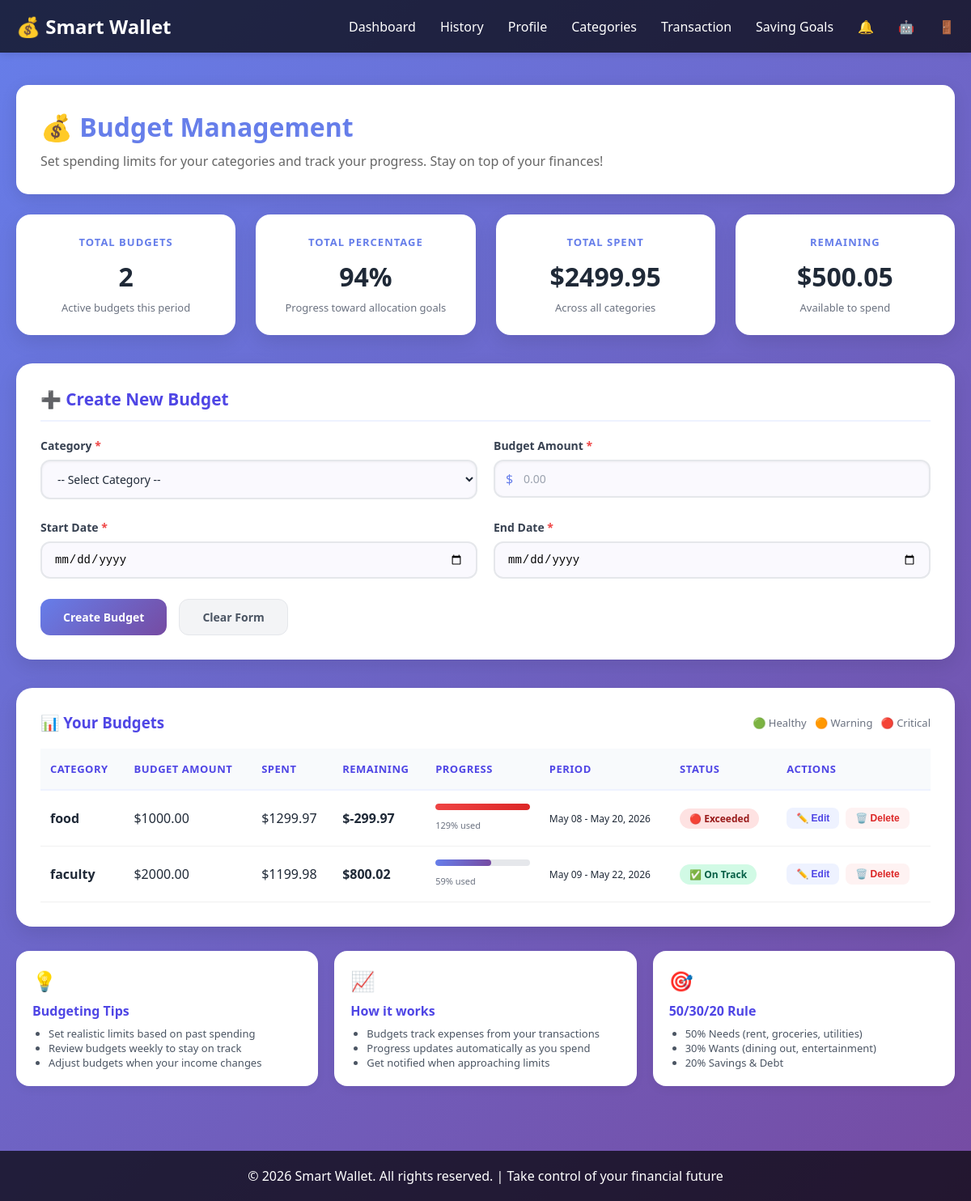
The app's page /transaction/budgets/ (signed in), older data.
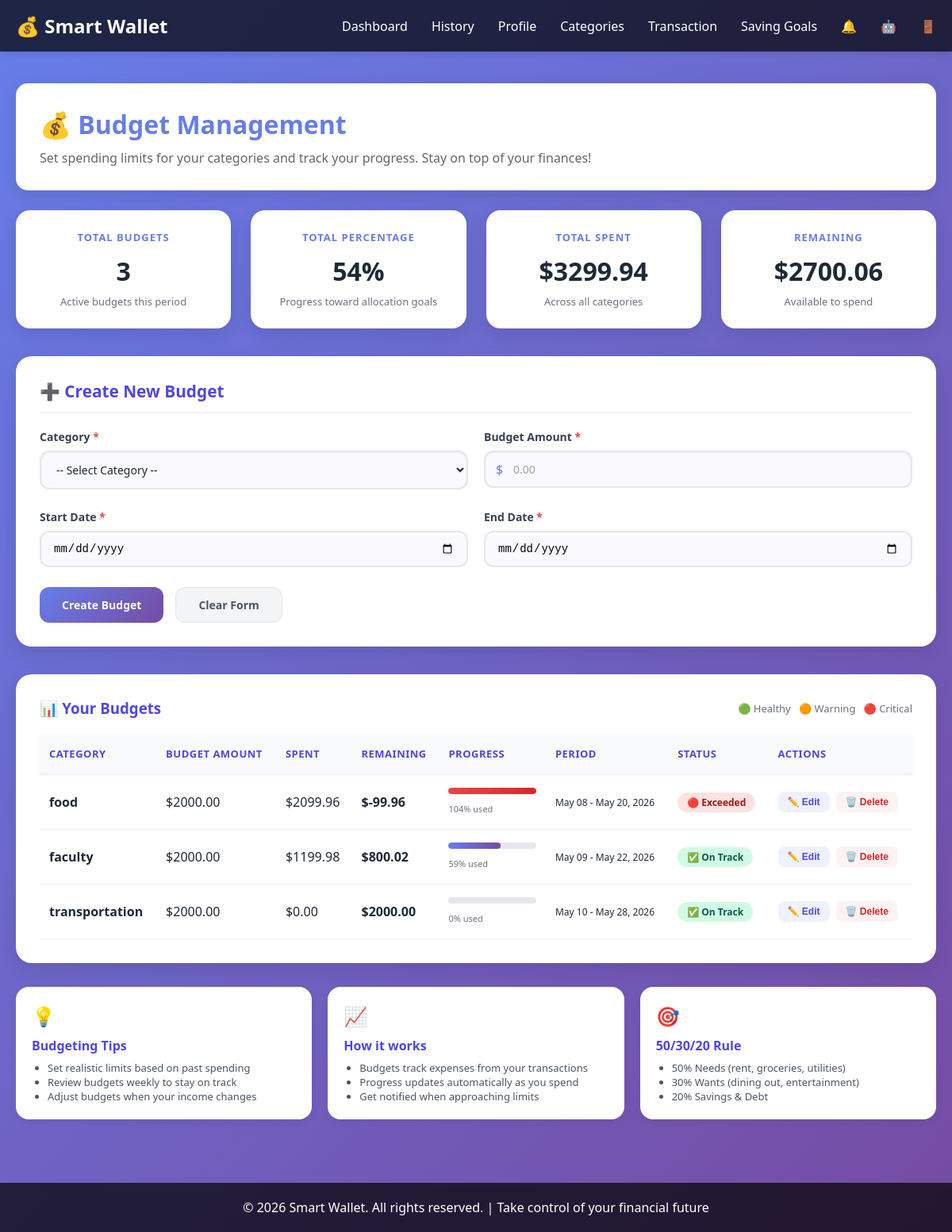
The same page, newer data.
### transactions/models.py (models this page shows, shortened)
class Budget(models.Model):
    wallet = models.ForeignKey('user.Wallet', on_delete=models.CASCADE, related_name='budgets')
    status_choices=[
        ('active','Active'),
        ('expired','Expired'),
        ('completed','Completed')
    ]
    category = models.ForeignKey(
        Category,
        on_delete=models.CASCADE,
        related_name='budgets'
    )
    status=models.CharField(max_length=255,choices=status_choices,default='active')
    amount = models.DecimalField(max_digits=10, decimal_places=2)
    spended = models.DecimalField(max_digits=10, decimal_places=2, default=0)
    start_at = models.DateField()
    end_at = models.DateField()
    percentage = models.IntegerField(default=0)
    remaining = models.DecimalField(max_digits=10, decimal_places=2, default=0)

class Category(models.Model):
    wallet = models.ForeignKey('user.Wallet', on_delete=models.CASCADE, related_name='categories')
    name = models.CharField(max_length=255)
    class Meta:
        unique_together = ('wallet', 'name')

### transactions/views.py (the view, shortened to what this page needs)
@login_required
def view_budget(request):
    user = request.user
    wallet = user.wallet
    categories = trans_models.Category.objects.filter(wallet=wallet)
    budgets = trans_models.Budget.objects.filter(wallet=wallet)
    total_percantage = budgets.aggregate(
            total=Sum('percentage')
        )['total'] or 0
    num_of_budgets = budgets.aggregate(
            total=Count('id')
        )['total'] or 0
    try:
        percentage = total_percantage / num_of_budgets or 0
    except:
        percentage = 0
    total_spent = budgets.aggregate(
            total=Sum('spended')
        )['total'] or 0
    total_remaining = budgets.aggregate(
            total=Sum('remaining')
        )['total'] or 0
    context = {
        'categories': categories,
        'budgets': budgets,
        'editing_budget': None,
        'total_spent':total_spent,
        'total_remaining':total_remaining,
        'total_percentage' : percentage
    }
    edit_id = request.GET.get('edit_id')
    if edit_id:
        context['editing_budget'] = trans_models.Budget.objects.get(id=edit_id)
    return render(request, 'budget.html', context)

### templates/budget.html (shortened to what this page needs)
<!DOCTYPE html>
{% load static %}
<html lang="en">
<head>
    <link rel="stylesheet" href="{% static 'css/style.css' %}">
</head>
<body id="budget-body">
    <header id="budget-header">
        <nav id="user-home-nav">
            <div class="logo">💰 Smart Wallet</div>
            <ul class="nav-links">
                <li><a href="{% url 'home' %}">Dashboard</a></li>
                <li><a href="{% url 'transactions' %}">History</a></li>
                <li><a href="{% url 'profile' %}">Profile</a></li>
                <li><a href="{% url 'categories' %}">Categories</a></li>
                <li><a href="{% url 'add_transaction' %}">Transaction</a></li>
                <li><a href="{% url 'saving_goals' %}">Saving Goals</a></li>
                <li><a title="Notifications" href="{% url 'notifications' %}">🔔  </a></li>
                <li><a title="AI advisor" href="{% url 'advisor' %}">🤖 </a></li>
                <li><a title="logout" href="{% url 'logout' %}" >🚪</a></li>
            </ul>
        </nav>
    </header>
    <div id="budget-container">
        <div class="welcome-section" style="margin-bottom: 25px;">
            <h1>💰 Budget Management</h1>
            <p>Set spending limits for your categories and track your progress. Stay on top of your finances!</p>
        </div>
        <div class="budget-stats-grid">
            <div class="budget-stat-card">
                <div class="budget-stat-label">Total Budgets</div>
                <div class="budget-stat-value">{{ budgets|length }}</div>
                <div class="budget-stat-sub">Active budgets this period</div>
            </div>
            <div class="budget-stat-card">
                <div class="budget-stat-label">Total Percentage</div>
                <div class="budget-stat-value">{{ total_percentage|floatformat:0 }}%</div>
                <div class="budget-stat-sub">Progress toward allocation goals</div>
            </div>
            <div class="budget-stat-card">
                <div class="budget-stat-label">Total Spent</div>
                <div class="budget-stat-value">${{ total_spent|floatformat:2|default:"0.00" }}</div>
                <div class="budget-stat-sub">Across all categories</div>
            </div>
            <div class="budget-stat-card">
                <div class="budget-stat-label">Remaining</div>
                <div class="budget-stat-value">${{ total_remaining|floatformat:2|default:"0.00" }}</div>
                <div class="budget-stat-sub">Available to spend</div>
            </div>
        </div>
        <div class="budget-form-card">
            <div class="budget-form-title">
                {% if editing_budget %}
                    ✏️ Edit Budget
                {% else %}
                    ➕ Create New Budget
                {% endif %}
            </div>
            <form method="post" action="">
                <div class="form-row">
                    <div class="form-group-budget">
                        <label for="category">Category <span class="required">*</span></label>
                        <select name="category_id" id="category" required>
                            <option value="">-- Select Category --</option>
                        </select>
                    </div>
                    <div class="form-group-budget">
                        <label for="amount">Budget Amount <span class="required">*</span></label>
                        <div class="amount-input-group" style="position: relative;">
                            <span style="position: absolute; left: 15px; top: 50%; transform: translateY(-50%); color: #667eea;">$</span>
                            <input type="number" id="amount" name="amount" step="0.01" min="0"
                                   placeholder="0.00" required
                                   style="padding-left: 35px;"
                                   value="{% if editing_budget %}{{ editing_budget.amount }}{% endif %}">
                        </div>
                    </div>
                </div>
                <div class="form-row">
                    <div class="form-group-budget">
                        <label for="start_at">Start Date <span class="required">*</span></label>
                        <input type="date" id="start_at" name="start_at" required
                               value="{% if editing_budget %}{{ editing_budget.start_at|date:'Y-m-d' }}{% endif %}">
                    </div>
                    <div class="form-group-budget">
                        <label for="end_at">End Date <span class="required">*</span></label>
                        <input type="date" id="end_at" name="end_at" required
                               value="{% if editing_budget %}{{ editing_budget.end_at|date:'Y-m-d' }}{% endif %}">
                    </div>
                </div>
                <div class="form-actions-budget">
                    <button type="submit" class="btn-budget btn-budget-primary" name="create-budget">
                        {% if editing_budget %}Update Budget{% else %}Create Budget{% endif %}
                    </button>
                    {% if editing_budget %}
                        <a href="" class="btn-budget btn-budget-secondary">Cancel Edit</a>
                    {% else %}
                        <button type="reset" class="btn-budget btn-budget-secondary">Clear Form</button>
                    {% endif %}
                </div>
            </form>
        </div>
        <div class="budgets-list-card">
            <div style="display: flex; justify-content: space-between; align-items: center; margin-bottom: 20px; flex-wrap: wrap;">
                <h3 style="color: #4f46e5; margin: 0;">📊 Your Budgets</h3>
                <div style="font-size: 13px; color: #6b7280;">
                    <span style="display: inline-flex; align-items: center; gap: 5px;">🟢 Healthy &nbsp; 🟠 Warning &nbsp; 🔴 Critical</span>
                </div>
            </div>
            {% if budgets %}
                <table class="budgets-table">
                    <thead>
                        <tr>
                            <th>Category</th>
                            <th>Budget Amount</th>
                            <th>Spent</th>
                            <th>Remaining</th>
                            <th>Progress</th>
                            <th>Period</th>
                            <th>Status</th>
                            <th>Actions</th>
                        </tr>
                    </thead>
                    <tbody>
                        {% for budget in budgets %}
                            {% with spent=budget.spended|default:0 %}
                            {% with remaining=budget.amount|floatformat:2|add:"-"|add:spent|floatformat:2 %}
                            {% with percentage=budget.percentage %}
                                <tr>
                                    <td style="font-weight: 600;">{{ budget.category.name }}</td>
                                    <td>${{ budget.amount|floatformat:2 }}</td>
                                    <td>${{ spent|floatformat:2 }}</td>
                                    <td class="{% if remaining < 0 %}negative{% else %}positive{% endif %}">
                                        ${{ budget.remaining |floatformat:2 }}
                                    </td>
                                    <td style="min-width: 130px;">
                                        <div class="progress-bar-container">
                                            <div class="progress-bar-fill {% if percentage > 100 %}over-budget{% endif %}"
                                                 style="width: {% if percentage > 100 %}100{% else %}{{ percentage }}{% endif %}%;"></div>
                                        </div>
                                        <span style="font-size: 11px; color: #6b7280;">{{ percentage|floatformat:0 }}% used</span>
                                    </td>
                                    <td style="font-size: 12px;">
                                        {{ budget.start_at|date:"M d" }} - {{ budget.end_at|date:"M d, Y" }}
                                    </td>
                                    <td>
                                        {% if percentage <= 70 %}
                                            <span class="budget-status status-healthy">✅ On Track</span>
                                        {% elif percentage <= 100 %}
                                            <span class="budget-status status-warning">⚠️ Warning</span>
                                        {% else %}
                                            <span class="budget-status status-critical">🔴 Exceeded</span>
                                        {% endif %}
                                    </td>
                                    <td>
                                        <div class="action-buttons">
                                            <form method="get" action="" style="display: inline;">
                                                <button type="submit" class="edit-btn">✏️ Edit</button>
                                            </form>
                                            <form method="post" action="{% url 'delete_budget' budget.id %}"
                                                style="display: inline;"
                                                onsubmit="return confirm('Are you sure you want to delete this budget?');">
                                                <button type="submit" class="delete-btn">🗑️ Delete</button>
                                            </form>
                                        </div>
                                    </td>
                                </tr>
                            {% endwith %}
                            {% endwith %}
                            {% endwith %}
                        {% endfor %}
                    </tbody>
                </table>
            {% else %}
                <div class="empty-state-budget">
                    <div style="font-size: 48px; margin-bottom: 15px;">📋</div>
                    <p style="font-size: 16px; margin-bottom: 8px;">No budgets created yet</p>
                    <p style="font-size: 14px; color: #9ca3af;">Create your first budget above to start tracking your spending limits!</p>
                </div>
            {% endif %}
        </div>
        <div style="margin-top: 30px; display: grid; grid-template-columns: repeat(auto-fit, minmax(280px, 1fr)); gap: 20px;">
            <div style="background: white; border-radius: 16px; padding: 20px; box-shadow: 0 4px 12px rgba(0,0,0,0.05);">
                <div style="font-size: 24px; margin-bottom: 10px;">💡</div>
                <h4 style="color: #4f46e5; margin-bottom: 8px;">Budgeting Tips</h4>
                <ul style="margin: 0; padding-left: 20px; color: #4b5563; font-size: 13px;">
                    <li>Set realistic limits based on past spending</li>
                    <li>Review budgets weekly to stay on track</li>
                    <li>Adjust budgets when your income changes</li>
                </ul>
            </div>
            <div style="background: white; border-radius: 16px; padding: 20px; box-shadow: 0 4px 12px rgba(0,0,0,0.05);">
                <div style="font-size: 24px; margin-bottom: 10px;">📈</div>
                <h4 style="color: #4f46e5; margin-bottom: 8px;">How it works</h4>
                <ul style="margin: 0; padding-left: 20px; color: #4b5563; font-size: 13px;">
                    <li>Budgets track expenses from your transactions</li>
                    <li>Progress updates automatically as you spend</li>
                    <li>Get notified when approaching limits</li>
                </ul>
            </div>
            <div style="background: white; border-radius: 16px; padding: 20px; box-shadow: 0 4px 12px rgba(0,0,0,0.05);">
                <div style="font-size: 24px; margin-bottom: 10px;">🎯</div>
                <h4 style="color: #4f46e5; margin-bottom: 8px;">50/30/20 Rule</h4>
                <ul style="margin: 0; padding-left: 20px; color: #4b5563; font-size: 13px;">
                    <li>50% Needs (rent, groceries, utilities)</li>
                    <li>30% Wants (dining out, entertainment)</li>
                    <li>20% Savings & Debt</li>
                </ul>
            </div>
        </div>
    </div>
    <footer style="background-color: rgba(0, 0, 0, 0.7); color: #fff; text-align: center; padding: 20px; margin-top: 40px;">
        <p>&copy; 2026 Smart Wallet. All rights reserved. | Take control of your financial future</p>
    </footer>
</body>
</html>

Row changes from the older to the newer data that the page shows:
changed Budget "May 08": amount "1000.00" → "2000.00"; spended "1299.97" → "2099.96"; remaining "-299.97" → "-99.96"; percentage "129" → "104"
added Budget: category.name "transportation", amount "2000.00", value "0.00", remaining "2000.00", percentage "0", start_at "May 10", end_at "May 28, 2026", shows "✅ On Track"
Text that changed along with them:
{{ budgets|length }}: "2" → "3"
{{ total_percentage|floatformat:0 }}: "94" → "54"
{{ total_spent|floatformat:2|default:"0.00" }}: "2499.95" → "3299.94"
{{ total_remaining|floatformat:2|default:"0.00" }}: "500.05" → "2700.06"
